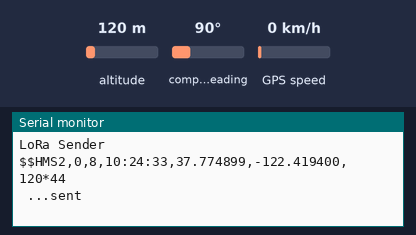
A sketch run on a simulated Arduino Uno, built with avr-gcc and run on an emulated ATmega328P. Parts: the last lines printed to the serial monitor. The inputs (shaded band) are chosen by the test bench; at power-on: altitude 120 m, compass heading 90°, GPS speed 0 km/h. The GPS gets a fix after 3 s at 37.7749, -122.4194 with 8 satellites; no radio packets arrive unless stated.

Above: at 4.8 s.
4.9 s: altitude set to 20 m
At 7.0 s:
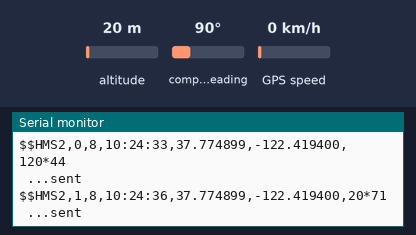
9.3 s: altitude set to 250 m
At 9.3 s:
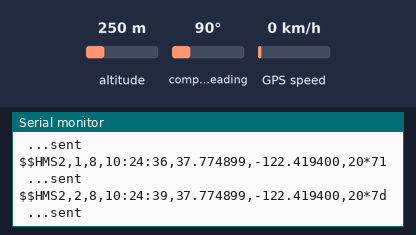

Measured:
- after the input at 4.9 s, the serial monitor: prints a new line after 1.2 s (image 1)

The sketch:

NeoGpsLoRaSender.ino
```cpp
// (licence header left out)
//#include <SPI.h>
#include <LoRa.h>
#include <NMEAGPS.h> // NeoGPS

const String SENTENCE_ID = "HMS2";  // <---- change this to yours

#include <AltSoftSerial.h>
// this only uses GPS Rx not Tx as it doesn't send commands to the GPS
// pins used depend on MCU: ATMEGA328 Rx=8 or 32u4 Rx=13
AltSoftSerial gpsPort;
#define GPS_PORT_NAME "AltSoftSerial"
#define DEBUG_PORT Serial

// LoRa device pins
//// Wemos LoRa shield
//#define LORA_LORA_NSS_PIN 16
//#define LORA_RESET_PIN 16
// Feather 32u4 LoRa
//#define LORA_LORA_NSS_PIN 8
//#define LORA_RESET_PIN 4
// Electrodragon Loraduino
#define LORA_LORA_NSS_PIN 10
#define LORA_RESET_PIN 9

const long LORA_FREQUENCY = 433998500;
const int LORA_SPREADING_FACTOR = 9;
const long LORA_BANDWIDTH = 31.25E3;
const int LORA_CODING_RATE = 6;
const boolean LORA_IMPLICIT_HEADERS = false;
const boolean LORA_CRC = false;
//const boolean LORA_RATE_OPTIMIZATION = true;

NMEAGPS  gps; // This parses the GPS characters

float lastGoodLat, lastGoodLong;
int lastGoodAlt, gpsSatellites;
String gpsTime = "00:00:00";

int sentenceCount = 0;
unsigned long lastSendMillis;

void setup() {
  Serial.begin(115200);
  //while (!Serial);
  Serial.println("LoRa Sender");

  gpsPort.begin(9600);

  LoRa.setPins(LORA_LORA_NSS_PIN, LORA_RESET_PIN);
  if (!LoRa.begin(LORA_FREQUENCY)) {
    Serial.println("Starting LoRa failed!");
    while (1);
  }
  LoRa.setSpreadingFactor(LORA_SPREADING_FACTOR);
  LoRa.setSignalBandwidth(LORA_BANDWIDTH);
  LoRa.setCodingRate4(LORA_CODING_RATE);
  LoRa.setTxPower(7);
  (LORA_CRC ? LoRa.enableCrc() : LoRa.disableCrc());
  //LoRA.setRateOptimization(LORA_RATE_OPTIMIZATION);
}

void loop() {
  readGPS();

  if (millis() - lastSendMillis > 3000) {
    doSend();
    lastSendMillis = millis();
  }
}

void readGPS() {
  gps_fix  gpsFix;
  while (gps.available( gpsPort )) {
    gpsFix = gps.read();
  }
  if (gpsFix.valid.location) {
    lastGoodLat = gpsFix.latitude();
    lastGoodLong = gpsFix.longitude();
  }
  if (gpsFix.valid.altitude) {
    lastGoodAlt = gpsFix.altitude();
  }
  if (gpsFix.valid.satellites) {
    gpsSatellites = gpsFix.satellites;
  }
  if (gpsFix.valid.time) {
    gpsTime =
      String((gpsFix.dateTime.hours < 10 ? "0" : "")) + gpsFix.dateTime.hours  + ":" +
      (gpsFix.dateTime.minutes < 10 ? "0" : "") + gpsFix.dateTime.minutes  + ":" +
      (gpsFix.dateTime.seconds < 10 ? "0" : "") + gpsFix.dateTime.seconds;

  }
}

void doSend() {
  String sentence = makeSentance();
  Serial.print(sentence);
  LoRa.beginPacket(LORA_IMPLICIT_HEADERS);
  LoRa.print(sentence);
  LoRa.endPacket();
  Serial.println(" ...sent");
}

String makeSentance() {
  String sentence = SENTENCE_ID + ',' +
    sentenceCount++ + ',' +
    gpsSatellites + ',' +
    gpsTime + "," +
    String(lastGoodLat, 6) + "," +
    String(lastGoodLong, 6) + "," +
    lastGoodAlt;

  sentence += xorChecksum(sentence);
  return "$$" + sentence + "\n";
}

String xorChecksum(String s) {
  uint8_t b = s.charAt(0);
  for (int i=1; i<s.length(); i++) {
    b ^= s.charAt(i);
  }
  return String( ( b < 16 ? "*0" : "*" )) + String(b, HEX);
}
```
